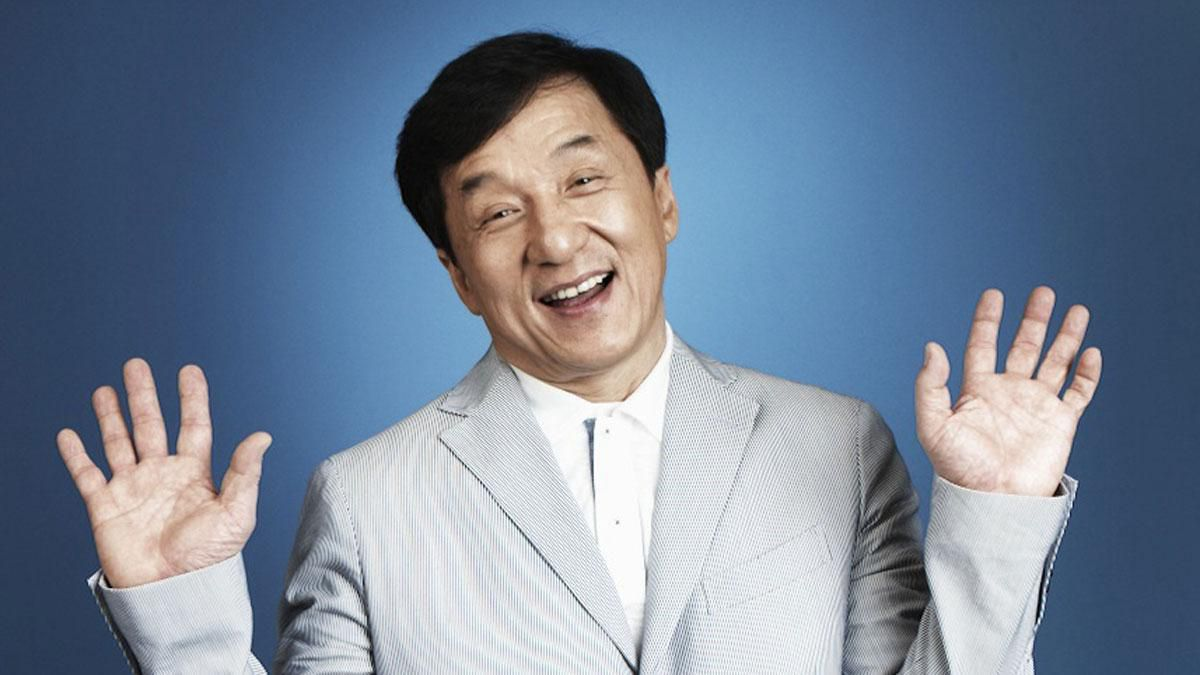
#> input picture Face Recognation using machine learning/test/2-j.jpg, 1200 x 675 px
$ jupyter execute --allow-errors face_recognation.ipynb   (shell and % lines are left out)
#> lines starting #> are read from the running program, lines starting #| are printed output that depends on the picture
[cell 1]
import numpy as np
import cv2
import matplotlib
from matplotlib import pyplot as plt

[cell 2]
img = cv2.imread('./Data/Ronaldo/18.jpg')
#> (the rest of this cell did not finish here and is left out)

#> (a cell that did not finish here is left out)

[cell 4]
face_cascade = cv2.CascadeClassifier('./haarcascades/haarcascade_frontalface_default.xml')
eye_cascade = cv2.CascadeClassifier('./haarcascades/haarcascade_eye.xml')
#> (the rest of this cell did not finish here and is left out)

#> (a cell that did not finish here is left out)

#> (a cell that did not finish here is left out)

[cell 7]
def get_test_image(img_path):
    img = cv2.imread(img_path)
    gray = cv2.cvtColor(img, cv2.COLOR_BGR2GRAY)
    face = face_cascade.detectMultiScale(gray, 1.3, 5)

    for (x,y,w,h) in face:
        croped_img = img[y:y+h, x:x+w]
        croped_gray = gray[y:y+h, x:x+w]
        eyes = eye_cascade.detectMultiScale(croped_gray)
        if(len(eyes) >= 2):
            return croped_img

cropped_img = get_test_image('./test/2-j.jpg')
#> in get_test_image, img is the input picture: shape (675, 1200, 3); mean B, G, R 151.2, 131.7, 117.2
#> in get_test_image, `gray = cv2.cvtColor(img, cv2.COLOR_BGR2GRAY)`:
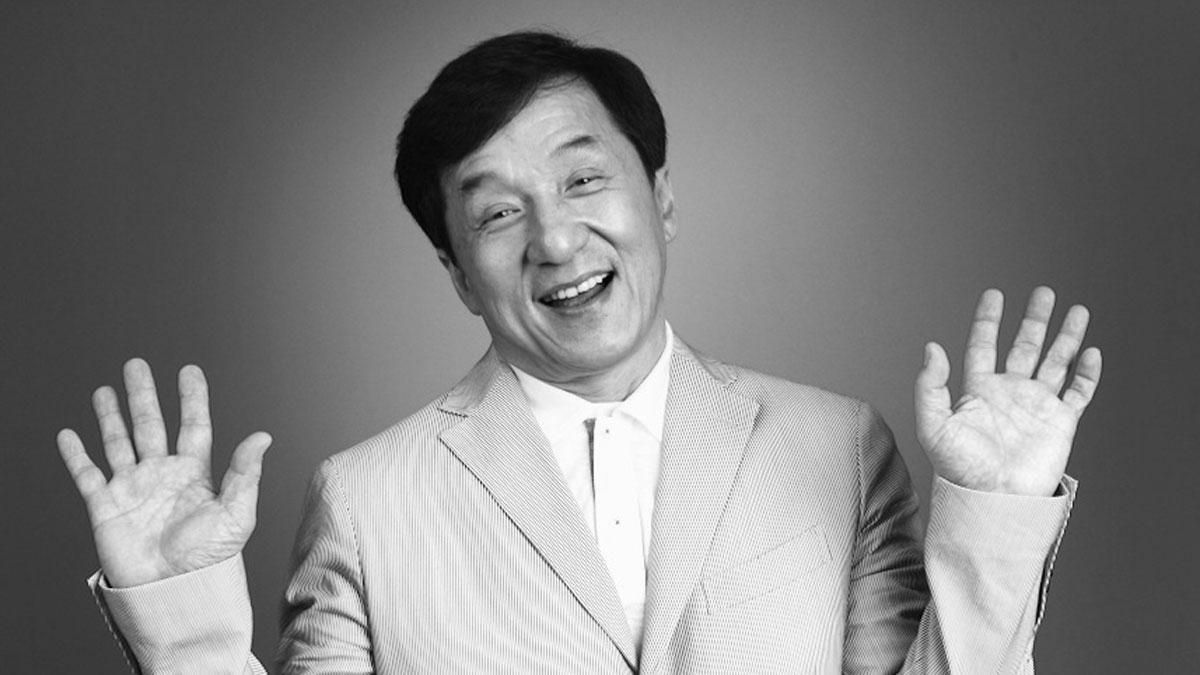
#> gray: shape (675, 1200); min 0, max 255, mean 129.6
#> in get_test_image, `face = face_cascade.detectMultiScale(gray, 1.3, 5)`: face = ()

[cell 8]
data_path = "./Data/"
test_data_path = "./Data/test/"

[cell 9]
import os
data_dir = []
#> (the rest of this cell did not finish here and is left out)

[cell 10]
import shutil
if os.path.exists(test_data_path):
    shutil.rmtree(test_data_path)
os.mkdir(test_data_path)

[cell 11]
cropped_image_dir =[]
data_name = {}

for d_dir in data_dir:
    count = 1
    cel_name = d_dir.split('/')[-1]


    data_name[cel_name] = []

    for i in os.scandir(d_dir):
        main_pic = get_test_image(i.path)
        if main_pic is not None:
            test_data_folder = test_data_path + cel_name
            if not os.path.exists(test_data_folder):
                os.mkdir(test_data_folder)
                print("\tTest Data folder create: ", test_data_folder)

            main_pic_name = cel_name + str(count) + ".png"
            main_pic_path = test_data_folder + "/" + main_pic_name

            cv2.imwrite(main_pic_path, main_pic)

            data_name[cel_name].append(main_pic_path)
            count += 1

[cell 12]
import pywt
def w2d(img, mode="haar", level=1):
    imgArray = img
    imgArray = cv2.cvtColor(imgArray, cv2.COLOR_RGB2GRAY)
    imgArray = np.float32(imgArray)
    imgArray /=255;
    coeffs = pywt.wavedec2(imgArray, mode, level=level)
    coeffs_H = list(coeffs)
    coeffs_H[0] *= 0;
    imgArray_H = pywt.waverec2(coeffs_H, mode)
    imgArray_H *= 255;
    imgArrayH = np.uint8(imgArray_H)
    return imgArray_H

#> (a cell that did not finish here is left out)

plt.imshow(im_har, cmap='gray')

[cell 14]
class_dict = {}
count = 0
for name in data_name.keys():
    class_dict[name] = count
    count += 1

[cell 15]
x = []
y = []
for cele_name, training_files in data_name.items():
    for training_image in training_files:
        img = cv2.imread(training_image)
        if img is None:
            continue
        scalled_raw_image = cv2.resize(img, (32,32))
        img_har = w2d(img, 'db1', 5)
        scalled_har_img = cv2.resize(img_har, (32,32))
        combined_img = np.vstack((scalled_raw_image.reshape(32*32*3,1),
                                  scalled_har_img.reshape(32*32,1)))
        x.append(combined_img)
        y.append(class_dict[cele_name])

[cell 16]
x = np.array(x).reshape(len(x), 4096).astype(float)
x.shape

[cell 17]
from sklearn.svm import SVC
from sklearn.preprocessing import StandardScaler
from sklearn.model_selection import train_test_split
from sklearn.pipeline import Pipeline
from sklearn.metrics import classification_report

#> (a cell that did not finish here is left out)

#> (a cell that did not finish here is left out)

#> (a cell that did not finish here is left out)

#> (a cell that did not finish here is left out)

[cell 22]
class_dict

[cell 23]
def prepare_image(img):
    t = []
#     img = cv2.imread(file_path)
    if img is None:
        return
    scalled_raw_image = cv2.resize(img, (32,32))
    img_har = w2d(img, 'db1', 5)
    scalled_har_img = cv2.resize(img_har, (32,32))
    combined_img = np.vstack((scalled_raw_image.reshape(32*32*3,1),
                              scalled_har_img.reshape(32*32,1)))

    t.append(combined_img)
    #         y.append(class_dict[cele_name])
    x = np.array(t).reshape(len(t), 4096).astype(float)
    print(x.shape)
    return x

new_img = get_test_image('./test/3-j.jpg')
#> call 2 of get_test_image, with img_path = './test/3-j.jpg'
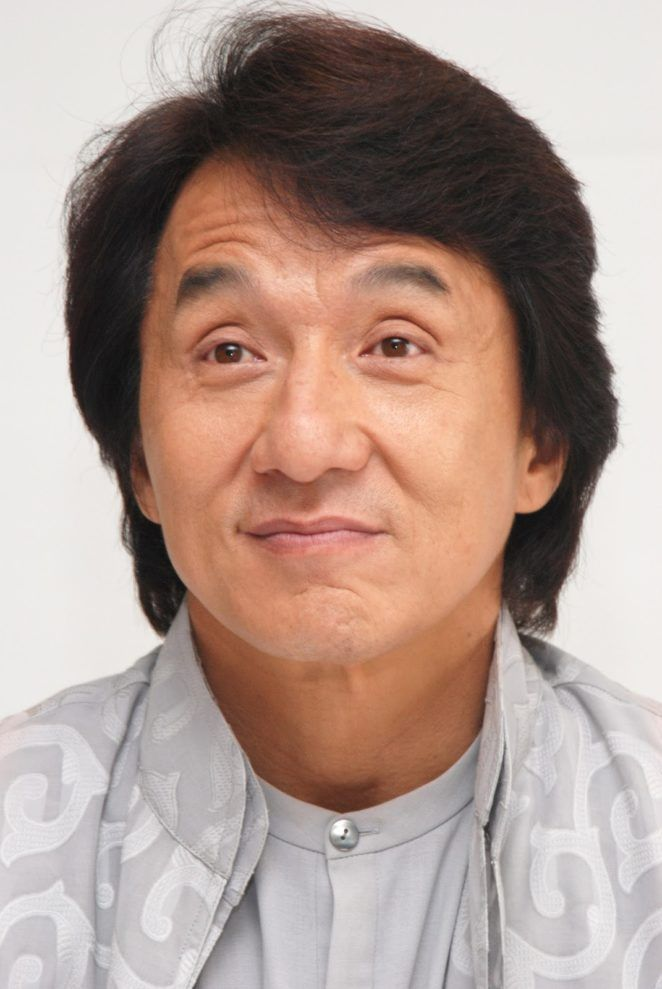
#> input picture Face Recognation using machine learning/test/3-j.jpg, 662 x 989 px
#> in get_test_image, img is the input picture: shape (989, 662, 3); mean B, G, R 144.6, 153.5, 175.3
#> in get_test_image (call 2), `gray = cv2.cvtColor(img, cv2.COLOR_BGR2GRAY)`:
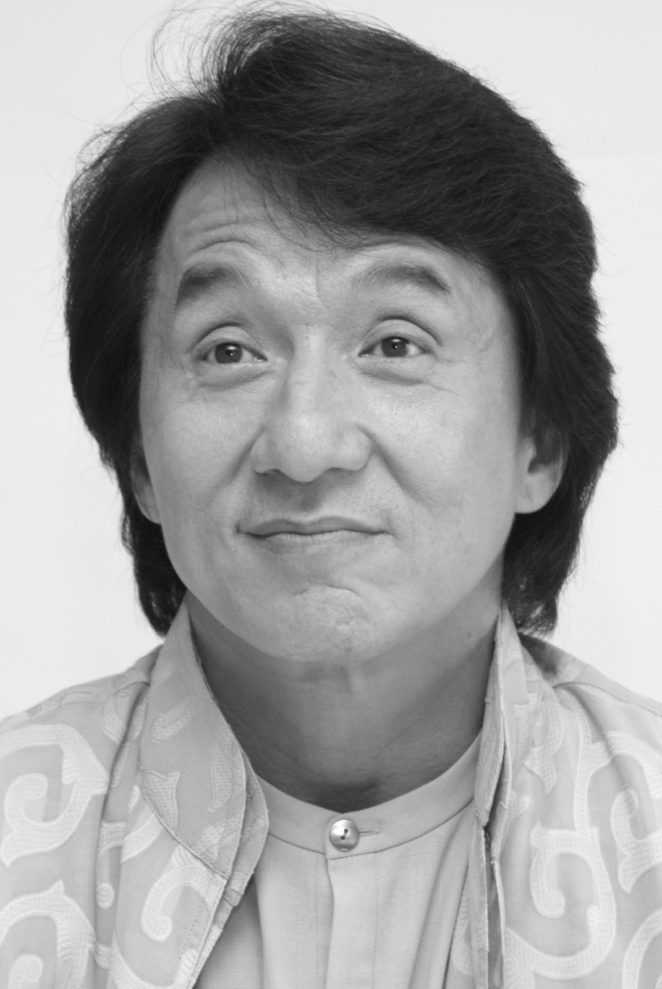
#> gray: shape (989, 662); min 14, max 255, mean 159
#> in get_test_image (call 2), `face = face_cascade.detectMultiScale(gray, 1.3, 5)`: face = [[73, 167, 482, 482]]
#> the loop in get_test_image, `for (x,y,w,h) in face:` made 1 pass
#> (x, y, w, h, eyes) on pass 1: (73, 167, 482, 482, [[108, 142, 88, 88], [272, 131, 98, 98]])
#> pass 1, in get_test_image (call 2), `croped_img = img[y:y+h, x:x+w]`:
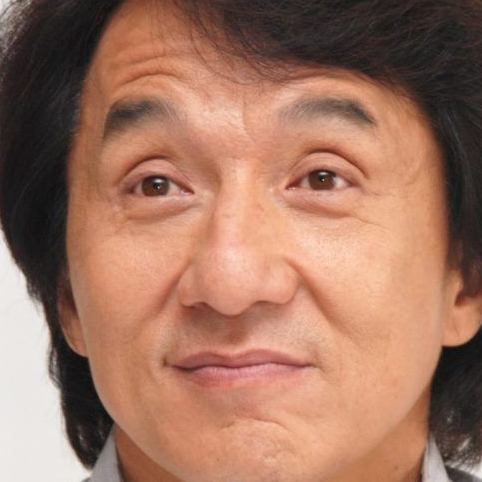
#> croped_img: shape (482, 482, 3); mean B, G, R 96.7, 116.4, 160.4
#> pass 1, in get_test_image (call 2), `croped_gray = gray[y:y+h, x:x+w]`:
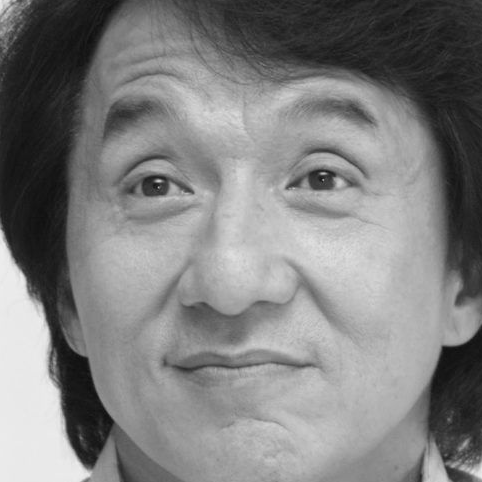
#> croped_gray: shape (482, 482); min 14, max 239, mean 127.3
#img = cv2.imread('./test/2-j.jpg')
plt.imshow(new_img, cmap='gray')
predict_image = prepare_image(new_img)
#> in prepare_image, `scalled_raw_image = cv2.resize(img, (32,32))`:
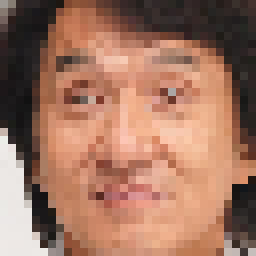
#> scalled_raw_image: shape (32, 32, 3) (shown 8 times larger); mean B, G, R 96.8, 116.5, 160.5
#> call 2 of w2d, with mode = 'db1', level = 5
#> in w2d (call 2), `coeffs = pywt.wavedec2(imgArray, mode, level=level)`: coeffs = 6 items
#> in w2d (call 2), `imgArray_H = pywt.waverec2(coeffs_H, mode)`:
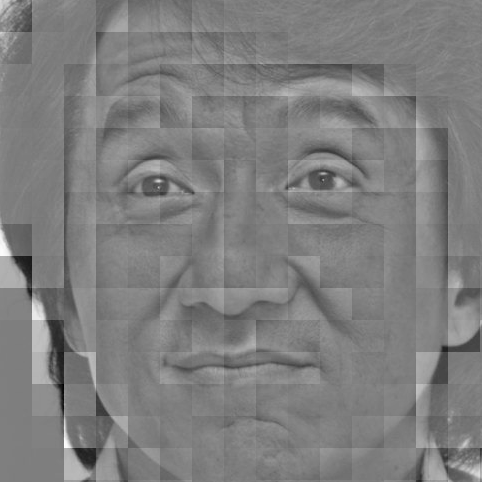
#> imgArray_H: shape (482, 482) float32; min -0.685, max 0.693, mean 7.8e-11; drawn with min black and max white
#> in w2d (call 2), `imgArrayH = np.uint8(imgArray_H)`:
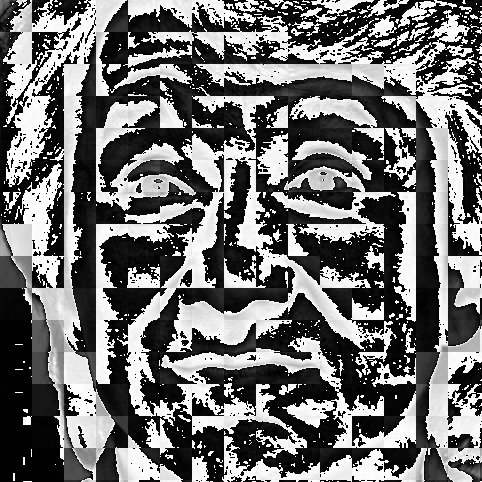
#> imgArrayH: shape (482, 482); min 0, max 255, mean 112
#> in prepare_image, `scalled_har_img = cv2.resize(img_har, (32,32))`:
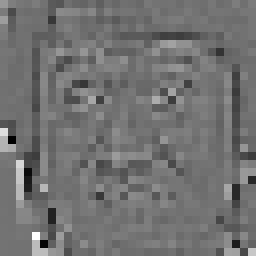
#> scalled_har_img: shape (32, 32) float32 (shown 8 times larger); min -122.2, max 149.8, mean -0.6; drawn with min black and max white
#> in prepare_image, `combined_img = np.vstack((scalled_raw_image.reshape(32*32*3,1), scalle..`: combined_img = 4096 values, max 253 at index 1679, min -122.2 at index 3617, mean 93.29
#| (1, 4096)
